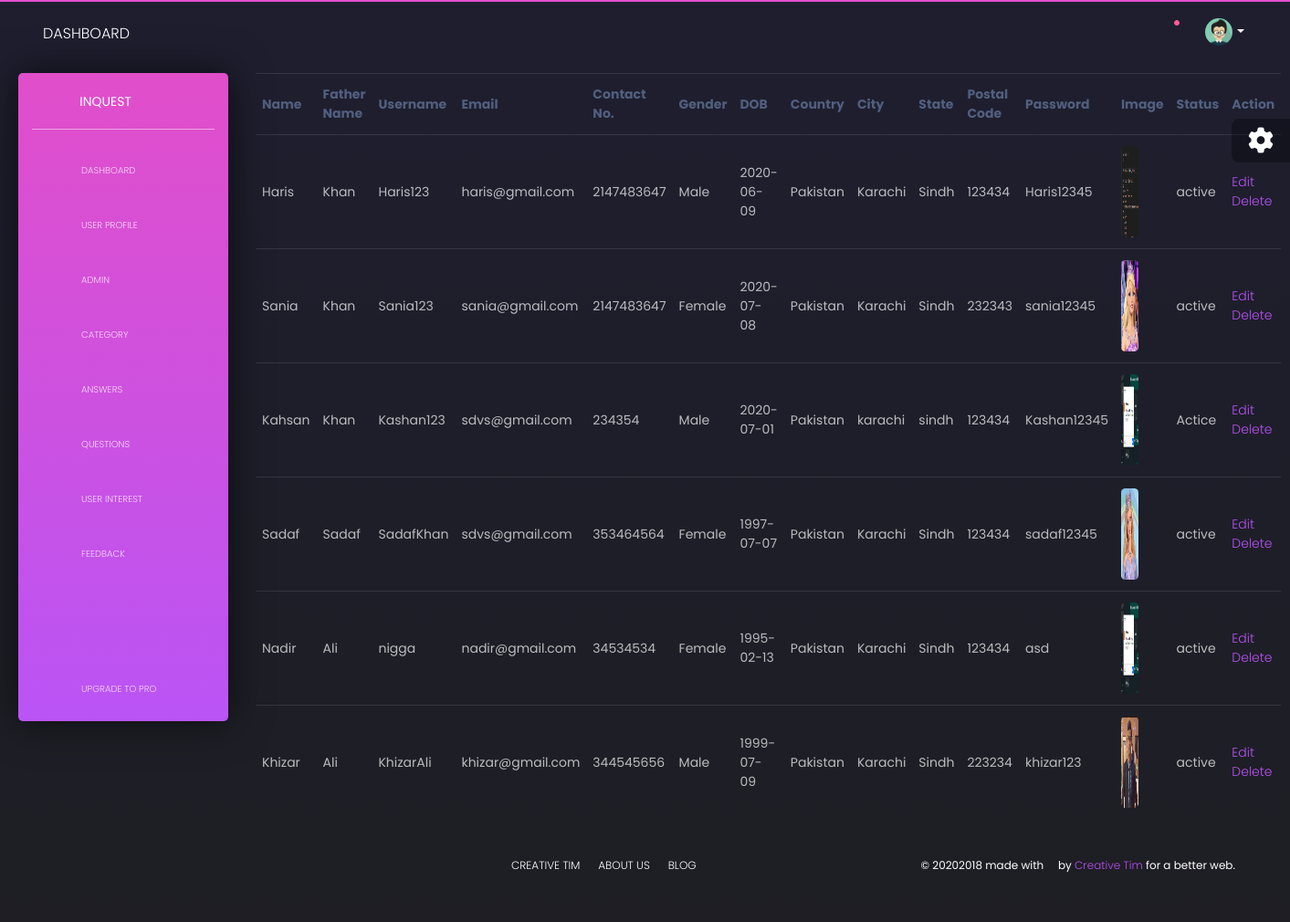
The app's page /admin/examples/ViewUser.php with its own data.
### tables this page shows
CREATE TABLE `users` (
  `U_Id` int(11) NOT NULL,
  `U_Name` varchar(50) NOT NULL,
  `U_FName` varchar(50) NOT NULL,
  `U_UserName` varchar(50) NOT NULL,
  `U_Email` varchar(50) NOT NULL,
  `U_Gender` varchar(50) NOT NULL,
  `U_DOB` date NOT NULL,
  `U_Contact` int(11) NOT NULL,
  `U_Image` blob NOT NULL,
  `U_PostalCode` varchar(50) NOT NULL,
  `U_State` varchar(50) NOT NULL,
  `U_City` varchar(50) NOT NULL,
  `U_Country` varchar(50) NOT NULL,
  `U_Password` varchar(50) NOT NULL,
  `U_Status` varchar(250) NOT NULL
);

### admin/examples/ViewUser.php (the view, shortened to what this page needs)
<?php
include 'nav.php';
include '../../Connection.php';
$query="select * from users";
$result=mysqli_query($conn,$query);
?>
<div class="content">
    <table class="table table-hover">
        <tr>
            <th> Name</th>
            <th>Father Name</th>
            <th> Username</th>
            <th>Email</th>
            <th> Contact No.</th>
            <th>Gender</th>
            <th> DOB</th>
            <th>Country</th>
            <th> City</th>
            <th>State</th>
            <th> Postal Code</th>
            <th>Password</th>
            <th> Image</th>
            <th>Status</th>
            <th> Action</th>
        </tr></div>
        <?php while($row=mysqli_fetch_array($result))
        {
        echo "<tr>";
          echo "<td>".$row['U_Name']."</td>";
          echo "<td>".$row['U_FName']."</td>";
          echo "<td>".$row['U_UserName']."</td>";
          echo "<td>".$row['U_Email']."</td>";
          echo "<td>".$row['U_Contact']."</td>";
          echo "<td>".$row['U_Gender']."</td>";
          echo "<td>".$row['U_DOB']."</td>";
          echo "<td>".$row['U_Country']."</td>";
          echo "<td>".$row['U_City']."</td>";
          echo "<td>".$row['U_State']."</td>";
          echo "<td>".$row['U_PostalCode']."</td>";
          echo "<td>".$row['U_Password']."</td>";
          echo "<td><img src='../../inquest/img/$row[U_Image]' style='width:40%; height:100px;'/></td>";
          echo "<td>".$row['U_Status']."</td>";
          echo "<td><a href='EditUser.php?id=".$row['U_Id']."'>Edit</a>  <a href='DeleteUser.php?id=".$row['U_Id']."'>Delete</a> </td>";
          echo "</tr>";
        }
        ?>
    <?php
include 'Footer.php';
?>

### records on screen
users: U_Name "Haris", U_FName "Khan", U_UserName "Haris123", U_Email "haris@gmail.com", U_Contact "2147483647", U_Gender "Male", U_DOB "2020-06-09", U_Country "Pakistan", U_City "Karachi", U_State "Sindh", U_PostalCode "123434", U_Password "Haris12345", U_Image (picture), U_Status "active"
users: U_Name "Sania", U_FName "Khan", U_UserName "Sania123", U_Email "sania@gmail.com", U_Contact "2147483647", U_Gender "Female", U_DOB "2020-07-08", U_Country "Pakistan", U_City "Karachi", U_State "Sindh", U_PostalCode "232343", U_Password "sania12345", U_Image (picture), U_Status "active"
users: U_Name "Kahsan", U_FName "Khan", U_UserName "Kashan123", U_Email "sdvs@gmail.com", U_Contact "234354", U_Gender "Male", U_DOB "2020-07-01", U_Country "Pakistan", U_City "karachi", U_State "sindh", U_PostalCode "123434", U_Password "Kashan12345", U_Image (picture), U_Status "Actice"
users: U_Name "Sadaf", U_FName "Sadaf", U_UserName "SadafKhan", U_Email "sdvs@gmail.com", U_Contact "353464564", U_Gender "Female", U_DOB "1997-07-07", U_Country "Pakistan", U_City "Karachi", U_State "Sindh", U_PostalCode "123434", U_Password "sadaf12345", U_Image (picture), U_Status "active"
users: U_Name "Nadir", U_FName "Ali", U_UserName "nigga", U_Email "nadir@gmail.com", U_Contact "34534534", U_Gender "Female", U_DOB "1995-02-13", U_Country "Pakistan", U_City "Karachi", U_State "Sindh", U_PostalCode "123434", U_Password "asd", U_Image (picture), U_Status "active"
users: U_Name "Khizar", U_FName "Ali", U_UserName "KhizarAli", U_Email "khizar@gmail.com", U_Contact "344545656", U_Gender "Male", U_DOB "1999-07-09", U_Country "Pakistan", U_City "Karachi", U_State "Sindh", U_PostalCode "223234", U_Password "khizar123", U_Image (picture), U_Status "active"
